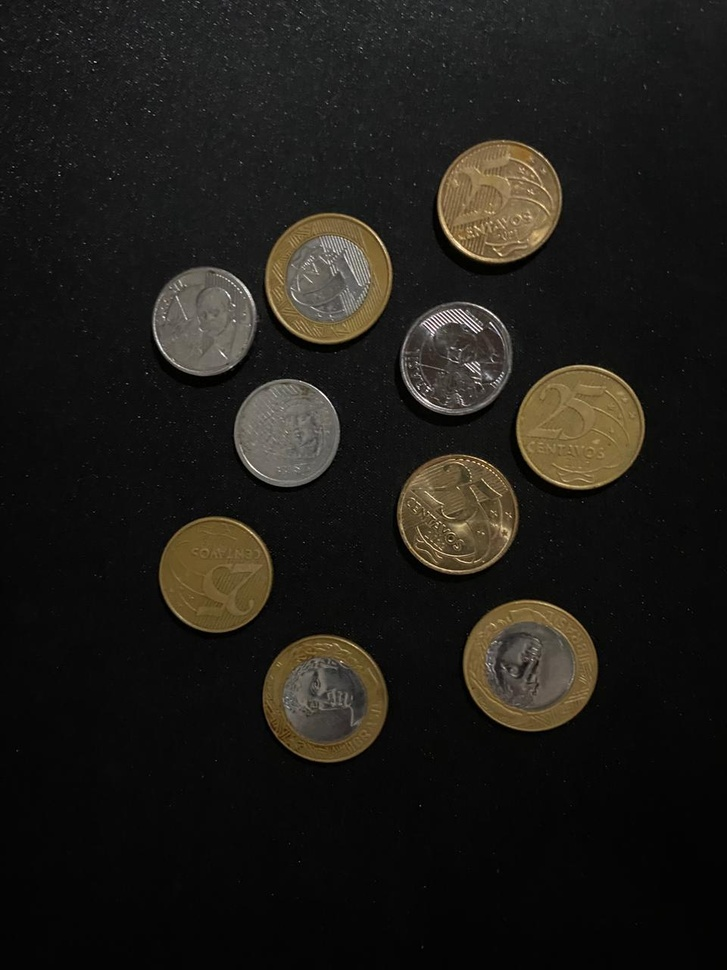
#> input picture CICLO-1/MODULO-10-VISAO-COMPUTACIONAL/AULA-05-SEGMENTACAO-DE-IMAGENS/ATIVIDADE/Q01/minhas_moedas.jpeg, 727 x 970 px, shrunk from 960 x 1280 before the run, found by its file name
$ python aplicando_filtros.py
#> lines starting #> are read from the running program, lines starting #| are printed output that depends on the picture; after the words box and inside, x2 and y2 are one past the last pixel; in counts of white or black regions, pixels touching at a corner belong together
import cv2 as cv
import numpy as np
import matplotlib.pyplot as plt


imagem = cv.imread("minhas_moedas.jpeg", 0)
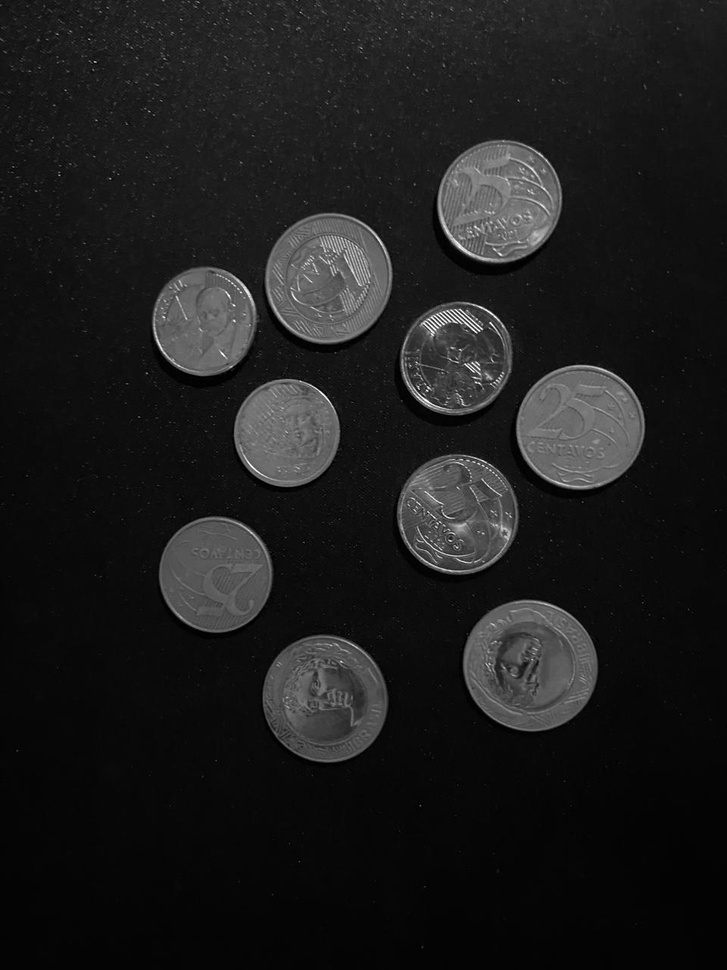
#> imagem: shape (970, 727); min 0, max 255, mean 28.6

plt.figure(figsize=(12, 6))
plt.subplot(121), plt.imshow(imagem, "gray"), plt.title("Imagem Original")
plt.subplot(122), plt.hist(imagem.ravel(), 256, [0, 256]), plt.title("Histograma")
plt.show()
#> figure, not shown here; panel 2: tallest bar 46500 high, from x = 5 to 6
h, w = imagem.shape
#> h = 970; w = 727
imagem_limiarizada = np.zeros((h, w))
for i in range(h):
    for j in range(w):

        if imagem[i, j] > 50:
            imagem_limiarizada[i, j] = 255
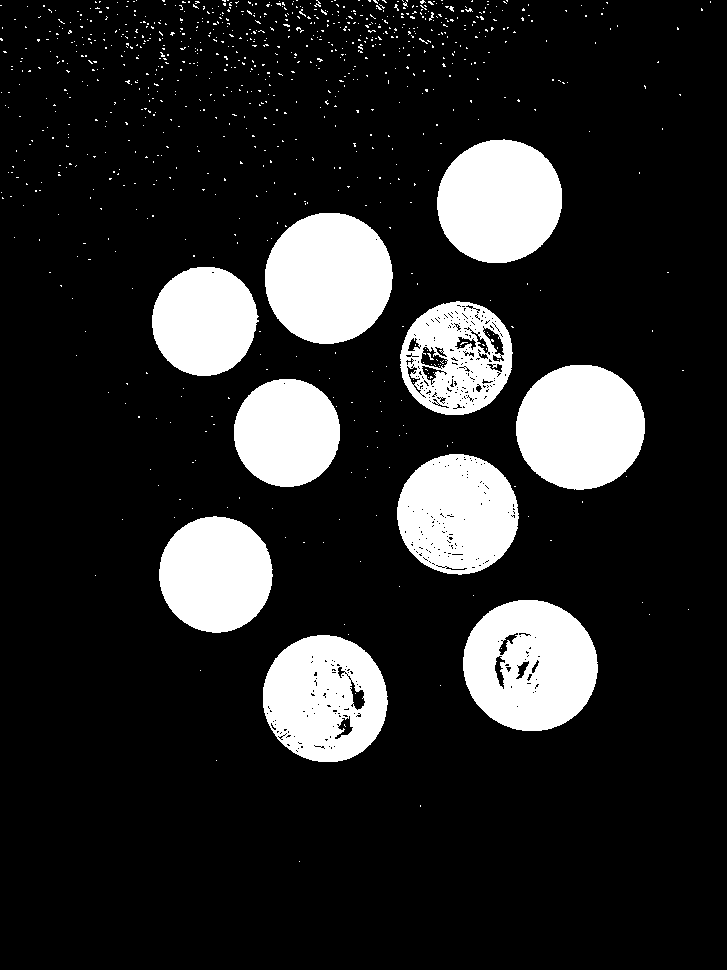
#> imagem_limiarizada: shape (970, 727) float64; 16.1% white; 896 white regions (884 under 20 px), largest, box (x1, y1, x2, y2) and area: (463, 600, 598, 731) 13386, (265, 213, 393, 344) 13159, (516, 365, 645, 490) 12666
        # else:
        #     imagem_limiarizada = 0
# _, imagem_limiarizada = cv.threshold(imagem, 127, 255, cv.THRESH_BINARY)

plt.figure(figsize=(12, 6))
plt.subplot(121), plt.imshow(imagem_limiarizada, "gray"), plt.title(
    "Imagem Limiarizada"
)
plt.subplot(122), plt.hist(imagem_limiarizada.ravel(), 256, [0, 256]), plt.title(
    "Histograma"
)
plt.show()
#> figure, not shown here; panel 2: tallest bar 591423 high, from x = 0 to 1


elemento_estruturante = cv.getStructuringElement(cv.MORPH_ELLIPSE, (5, 5))
imagem_erodida = cv.erode(imagem_limiarizada, elemento_estruturante, iterations=1)
plt.figure(figsize=(12, 6))
plt.subplot(121), plt.imshow(imagem_erodida, "gray"), plt.title(
    "Imagem Processada - Erode"
)
plt.subplot(122), plt.hist(imagem_erodida.ravel(), 256, [0, 256]), plt.title(
    "Histograma"
)
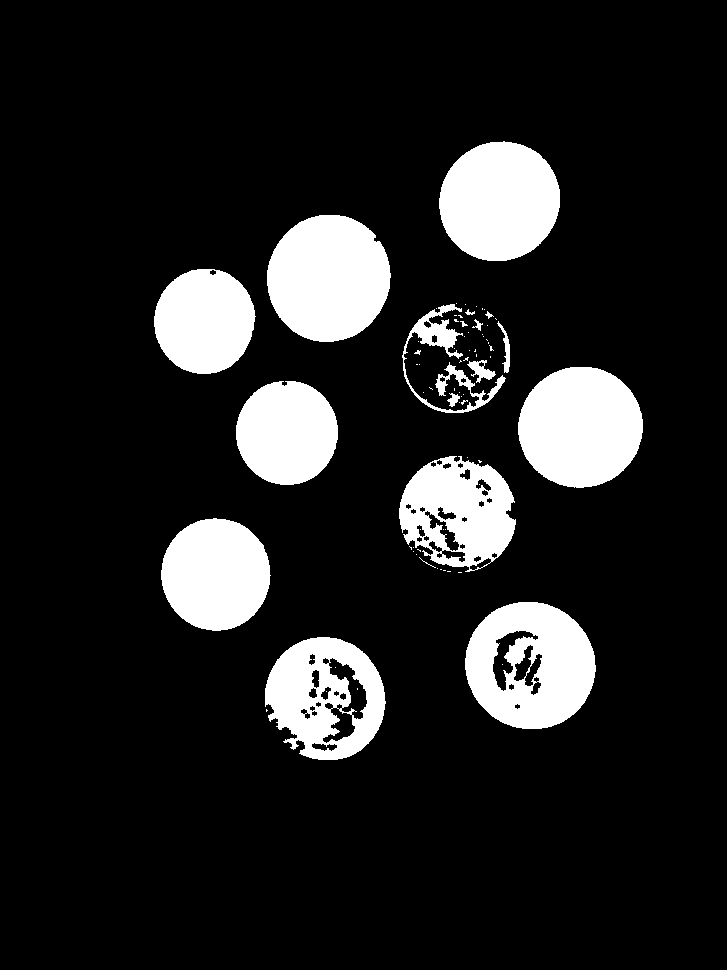
#> imagem_erodida: shape (970, 727) float64; 13.4% white; 76 white regions (59 under 20 px), largest, box (x1, y1, x2, y2) and area: (267, 215, 391, 342) 12315, (518, 367, 643, 488) 11857, (465, 602, 596, 729) 11571
plt.show()
#> figure, not shown here; panel 2: tallest bar 610618 high, from x = 0 to 1

elemento_estruturante = cv.getStructuringElement(cv.MORPH_ELLIPSE, (7, 7))
imagem_dilatada = cv.dilate(imagem_erodida, elemento_estruturante, iterations=6)
plt.figure(figsize=(12, 6))
plt.subplot(121), plt.imshow(imagem_dilatada, "gray"), plt.title(
    "Imagem Processada - Dilatada"
)
plt.subplot(122), plt.hist(imagem_dilatada.ravel(), 256, [0, 256]), plt.title(
    "Histograma"
)
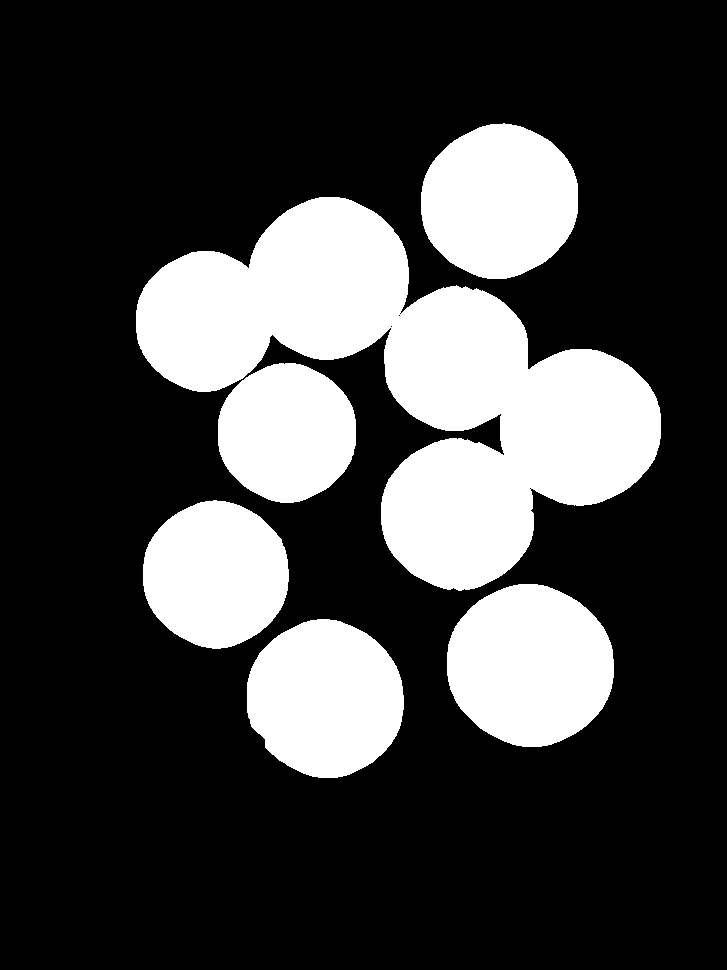
#> imagem_dilatada: shape (970, 727) float64; 25.5% white; 6 white regions, box (x1, y1, x2, y2) and area: (136, 197, 661, 591) 88136, (447, 584, 614, 747) 21212, (247, 619, 404, 778) 19361, (421, 123, 578, 279) 19044, (143, 500, 289, 649) 16796, (218, 363, 356, 503) 15072
plt.show()
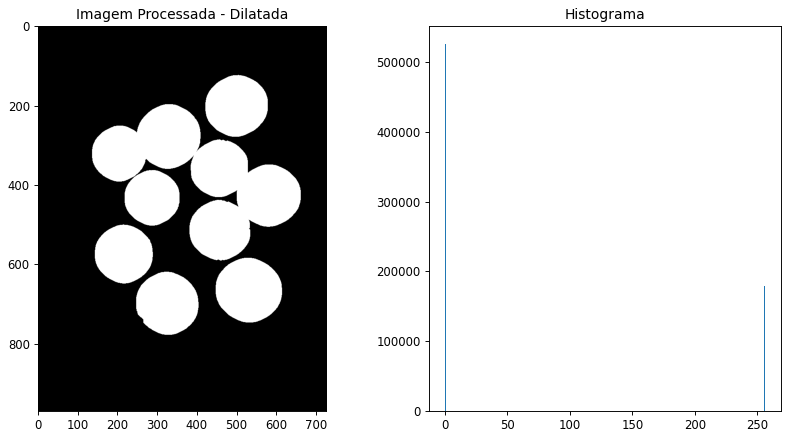
#> figure drawn by matplotlib, 2 panels; panel 2: tallest bar 525569 high, from x = 0 to 1

elemento_estruturante = cv.getStructuringElement(cv.MORPH_ELLIPSE, (11, 11))
imagem_erodida = cv.erode(imagem_dilatada, elemento_estruturante, iterations=8)
plt.figure(figsize=(12, 6))
plt.subplot(121), plt.imshow(imagem_erodida, "gray"), plt.title(
    "Imagem Processada - Erode - Parte 2"
)
plt.subplot(122), plt.hist(imagem_erodida.ravel(), 256, [0, 256]), plt.title(
    "Histograma"
)
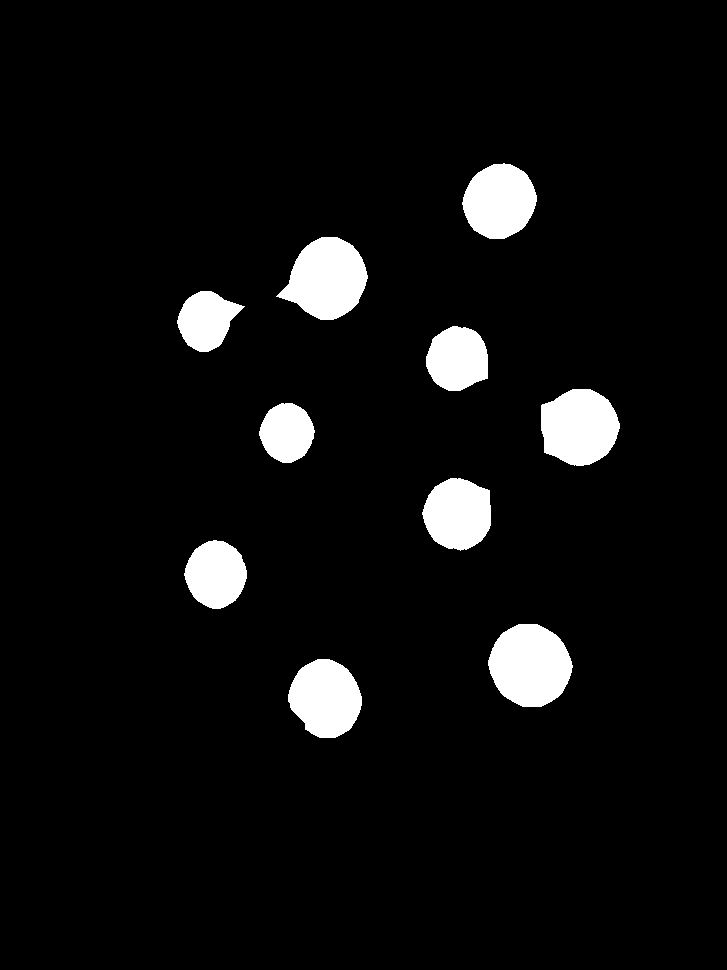
#> imagem_erodida: shape (970, 727) float64; 5.6% white; 10 white regions, largest, box (x1, y1, x2, y2) and area: (488, 624, 573, 707) 5352, (276, 237, 368, 320) 5086, (541, 389, 620, 466) 4760
plt.show()
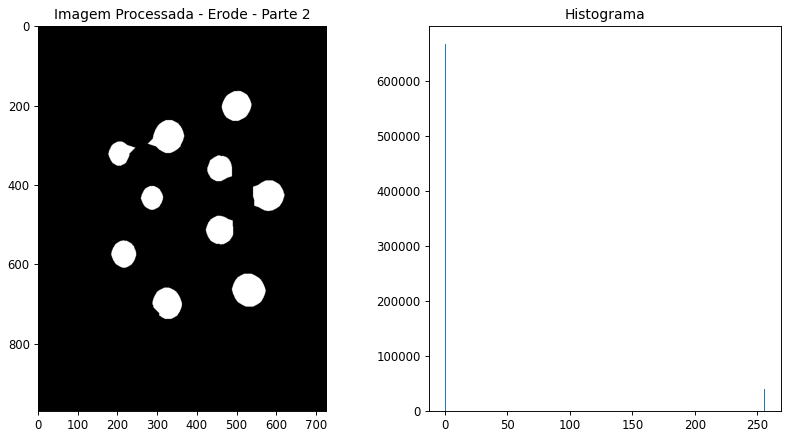
#> figure drawn by matplotlib, 2 panels; panel 2: tallest bar 665892 high, from x = 0 to 1


# imagem_filtrada = cv.GaussianBlur(imagem_limiarizada, (9, 9), 5)
# plt.figure(figsize=(12, 6))
# plt.subplot(121), plt.imshow(imagem_filtrada, "gray"), plt.title(
#     "Imagem Filtro Gaussiano"
# )
# plt.subplot(122), plt.hist(imagem_filtrada.ravel(), 256, [0, 256]), plt.title(
#     "Histograma"
# )
# plt.show()
